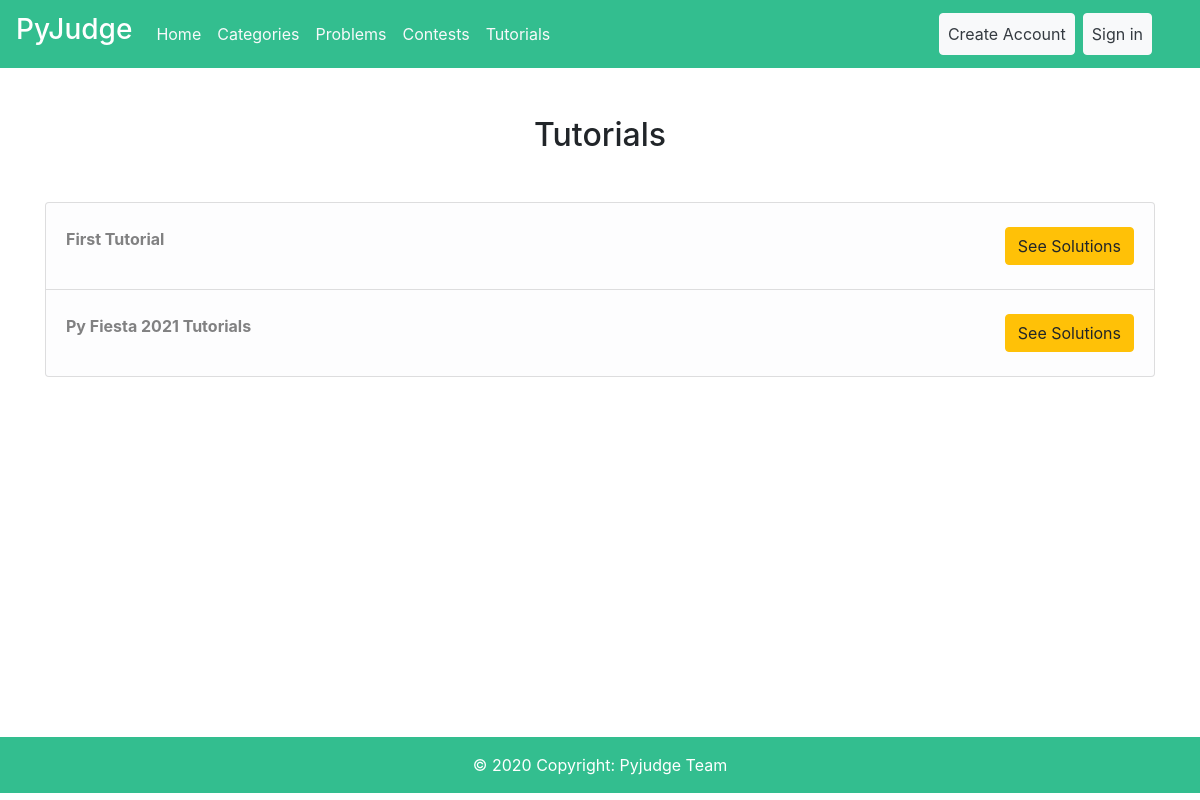
Screenshot of /contest/tutorials-list/ with the database file from the repository.
### Contest/models.py (models this page shows, shortened)
class Tutorials(models.Model):
    creator = models.ForeignKey(User, on_delete=models.CASCADE, null=True)
    contest_name = models.CharField(max_length=50,null=True)
    tutorial_title = models.CharField(max_length=50)
    tutorial_text = RichTextField(blank=True,null=True)

### Contest/views.py (the view)
# urls.py: path('tutorials-list/', TutorialView.as_view(), name='tutorials-list'),
class TutorialView(ListView):
    model = Tutorials
    template_name = 'Contest/tutorials_list.html'

### Templates/Contest/tutorials_list.html (shortened to what this page needs)
{%extends 'User/base.html' %}
{% load crispy_forms_tags %}
{% block content %}
{% if user.is_authenticated and user.is_staff and user.is_superuser %}
<div class="card text-center mt-5" style="margin-left: 20%;margin-right: 20%;">
  <div class="card-header bg-warning text-white">
    <h5>Upload Tutorials</h5>
  </div>
  <div class="card-body">
    <h5 class="card-title">Tutorials Uploading Page</h5>
    <p class="card-text">Only Admins Can Upload Tutorials through this page.</p>
    <a class="btn btn-warning" href="{% url 'add-tutorials' %}">Upload</a>
  </div>
</div>
<div class="container">
  <h2 class="text-center my-5">Tutorials</h2>
    <div class="list-group">
      {% for tutorials in object_list %}
      <div class = "container mt-5">
        <div class="card text-dark bg-light mb-3" style="margin-left: 10%;margin-right: 10%;">
          <a href="{% url 'tutorials' tutorials.pk %}" class="list-group-item list-group-item-action list-group-item-light py-4">
          <strong>
            {{tutorials.tutorial_title}}
          </strong>
          <button  type="submit" class="btn btn-warning"style="float:right;">
            See Solutions
          </button>
        </a>
        </div>
      </div>
      {% endfor %}
    </div>
</div>
{% else %}
<div class="container">
  <h2 class="text-center my-5">Tutorials</h2>
    <div class="list-group">
      {% for tutorials in object_list %}
        <a href="{% url 'tutorials' tutorials.pk %}" class="list-group-item list-group-item-action list-group-item-light py-4">
          <strong>
            {{tutorials.tutorial_title}}
          </strong>
          <button  type="submit" class="btn btn-warning"style="float:right;">
            See Solutions
          </button>
        </a>
      {% endfor %}
    </div>
</div>
{% endif %}
{% endblock %}

### rows the page displays
Tutorials: tutorial_title "First Tutorial"
Tutorials: tutorial_title "Py Fiesta 2021 Tutorials"
